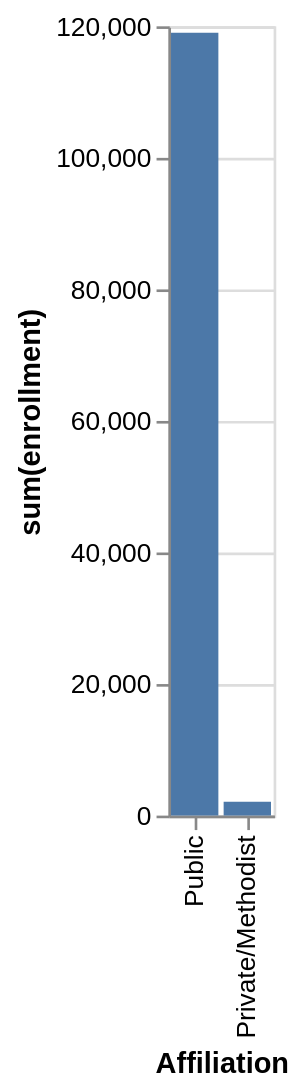

Vega-Lite specification for this chart:
### Vega-Lite specification from a JSON file in a GitHub repository (floating-point values rounded to 4 significant figures)
{"data": {"values": [{"x_data": "Public", "y_data": 119027}, {"x_data": "Private/Methodist", "y_data": 2100}]}, "mark": "bar", "encoding": {"x": {"field": "x_data", "type": "nominal", "title": "Affiliation", "sort": "descending"}, "y": {"field": "y_data", "type": "quantitative", "title": "sum(enrollment)"}}}
